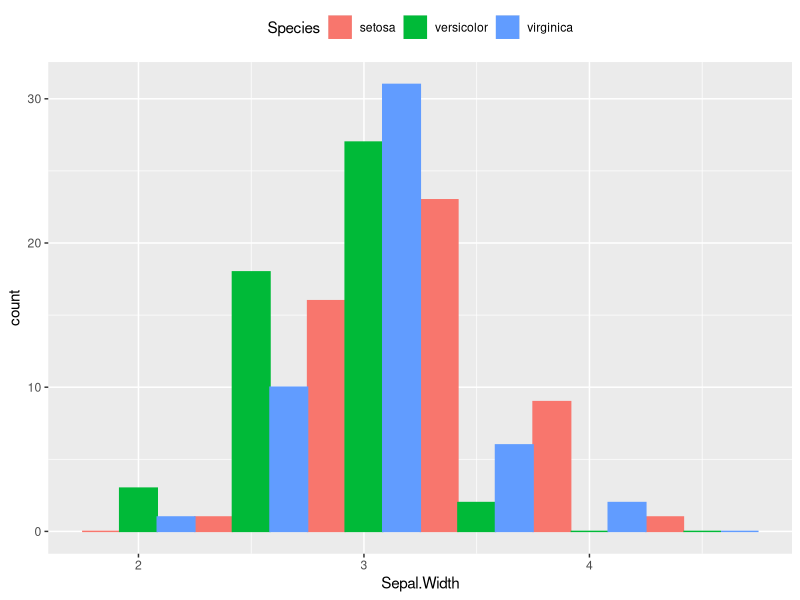

Source code (R):
library(ggplot2)

ggplot(iris, aes(x=Sepal.Width, fill=Species, color=Species)) +
  geom_histogram(binwidth = 0.5, position='dodge') +
  theme(legend.position='top')